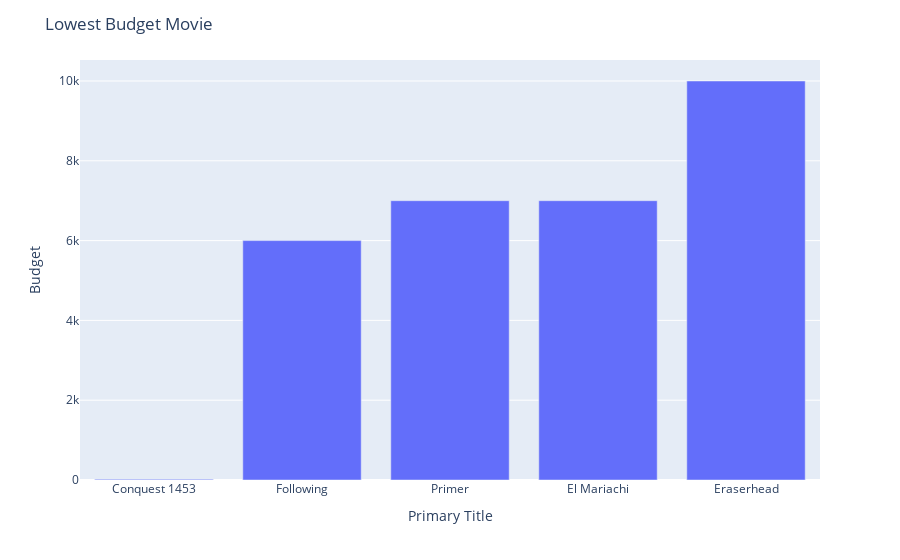

Write notebook code for a chart like this one.
### Code cell
fig = px.bar(x=movie_with_lowest_budget.index, y=movie_with_lowest_budget.values)
fig.update_layout(title='Lowest Budget Movie', xaxis_title='Primary Title', yaxis_title='Budget')
fig.show()

### Figure 1 — Plotly figure (JSON) as saved in the notebook; plotly's stock layout.template omitted (floating-point values rounded to 4 significant figures)
{"data": [{"alignmentgroup": "True", "hovertemplate": "x=%{x}<br>y=%{y}<extra></extra>", "legendgroup": "", "marker": {"color": "#636efa", "pattern": {"shape": ""}}, "name": "", "offsetgroup": "", "orientation": "v", "showlegend": false, "textposition": "auto", "type": "bar", "x": ["Conquest 1453", "Following", "Primer", "El Mariachi", "Eraserhead"], "xaxis": "x", "y": [18, 6000, 7000, 7000, 10000], "yaxis": "y"}], "layout": {"barmode": "relative", "legend": {"tracegroupgap": 0}, "margin": {"t": 60}, "title": {"text": "Lowest Budget Movie"}, "xaxis": {"anchor": "y", "domain": [0, 1], "title": {"text": "Primary Title"}}, "yaxis": {"anchor": "x", "domain": [0, 1], "title": {"text": "Budget"}}}}
